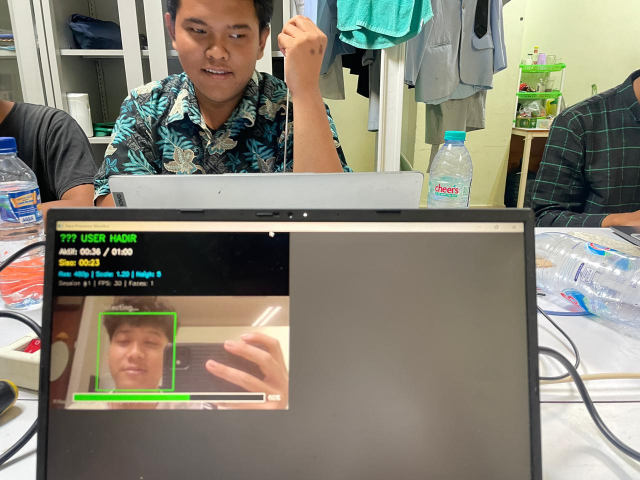
#> input picture WhatsApp Image 2025-11-12 at 17.54.42.jpeg, 1280 x 960 px, given in place of the camera (shown at 1/2 size)
$ python percobaan2.py
#> lines starting #> are read from the running program, lines starting #| are printed output that depends on the picture; after the words box and inside, x2 and y2 are one past the last pixel; in counts of white or black regions, pixels touching at a corner belong together
import cv2
import time
import math
from collections import deque
from datetime import datetime
import sys
import argparse

# Resolusi
RESOLUSI = [
    ("120p", (160, 120)),
    ("240p", (320, 240)),
    ("360p", (480, 360)),
    ("480p", (640, 480)),
    ("720p", (1280, 720)),
    ("1080p", (1920, 1080))
]

class AngleStabilizer:
    """Kelas untuk menstabilkan pembacaan sudut dengan moving average"""
    def __init__(self, window_size=10):
        self.window_size = window_size
        self.angles = deque(maxlen=window_size)

    def add_angle(self, angle):
        self.angles.append(angle)

    def get_stable_angle(self):
        if len(self.angles) == 0:
            return None
        sorted_angles = sorted(self.angles)
        mid = len(sorted_angles) // 2
        if len(sorted_angles) % 2 == 0:
            return (sorted_angles[mid-1] + sorted_angles[mid]) / 2
        return sorted_angles[mid]

    def reset(self):
        self.angles.clear()

class FacePresenceMonitor:
    """
    Monitor kehadiran wajah dengan fitur:
    - Target waktu monitoring: 1 menit (configurable)
    - Timeout jika user keluar > 10 detik (configurable)
    - Auto-reset jika timeout tercapai
    - Auto-close aplikasi jika target tercapai dan user masih ada
    - Kontrol runtime: R=resolusi, ↑↓=scaleFactor, ←→=minNeighbors
    """
    def __init__(self, target_duration=60, timeout_duration=10, res_index=3,
                 scaleFactor=1.2, minNeighbors=5):
#> in run, frame is the input picture: shape (960, 1280, 3); mean B, G, R 117.3, 131.6, 135.6
        self.target_duration = target_duration
        self.timeout_duration = timeout_duration
        self.res_index = res_index

        # Variabel monitoring
        self.total_active_time = 0.0
        self.session_start_time = None
        self.last_seen_time = None
        self.prev_time = None

        # Variabel deteksi (configurable)
        self.scaleFactor = scaleFactor
        self.minNeighbors = minNeighbors
        self.frame_count = 0
        self.stabilizers = []

        # Load cascades
        self.load_cascades()

        # Init camera
        self.init_camera()

        # Session info
        self.session_number = 1

        # Flag untuk target tercapai
        self.target_reached = False

    def load_cascades(self):
        face_path = cv2.data.haarcascades + "haarcascade_frontalface_default.xml"
        eye_path = cv2.data.haarcascades + "haarcascade_eye.xml"
        self.face_cascade = cv2.CascadeClassifier(face_path)
        self.eye_cascade = cv2.CascadeClassifier(eye_path)

        if self.face_cascade.empty() or self.eye_cascade.empty():
            raise RuntimeError("Gagal memuat Haar Cascade.")

        print("✓ Cascade classifiers loaded")

    def init_camera(self):
        name, (w, h) = RESOLUSI[self.res_index]
        self.cap = cv2.VideoCapture(0, cv2.CAP_DSHOW)
        self.cap.set(cv2.CAP_PROP_FRAME_WIDTH, w)
        self.cap.set(cv2.CAP_PROP_FRAME_HEIGHT, h)
        self.cap.set(cv2.CAP_PROP_FPS, 30)
        time.sleep(0.5)
        self.width, self.height = w, h
        self.res_name = name
        print(f"✓ Camera initialized at {name} ({w}x{h})")

    # [15 lines left out: function change_resolution, not called in this run]

    def calculate_angle(self, eye1, eye2):
        dx = eye2[0] - eye1[0]
        dy = eye2[1] - eye1[1]
        return math.degrees(math.atan2(dy, dx))

    def detect_faces(self, frame):
        """Deteksi wajah dan mata, return jumlah wajah terdeteksi"""
        gray = cv2.cvtColor(frame, cv2.COLOR_BGR2GRAY)
        gray = cv2.equalizeHist(gray)
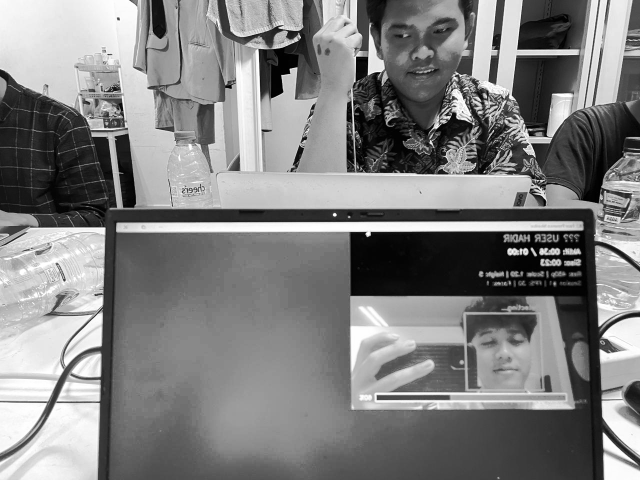
#> gray: shape (960, 1280) (shown at 1/2 size); min 0, max 255, mean 128.2

        faces = self.face_cascade.detectMultiScale(
            gray,
            scaleFactor=self.scaleFactor,
            minNeighbors=self.minNeighbors,
            minSize=(80, 80)
        )
#> faces = [[933, 629, 147, 147], [753, 14, 180, 180]]

        # Sync stabilizers
        while len(self.stabilizers) < len(faces):
            self.stabilizers.append(AngleStabilizer(8))
#> this loop made 2 passes
#> after the loop, self.stabilizers = 2 items

        for idx, (fx, fy, fw, fh) in enumerate(faces):
            # Draw face rectangle
            cv2.rectangle(frame, (fx, fy), (fx + fw, fy + fh), (0, 255, 0), 2)

            # ROI for eyes
            roi_y_start = fy
            roi_y_end = fy + int(fh * 0.6)
            roi_gray = gray[roi_y_start:roi_y_end, fx:fx+fw]
            roi_color = frame[roi_y_start:roi_y_end, fx:fx+fw]

            eyes = self.eye_cascade.detectMultiScale(
                roi_gray,
                scaleFactor=1.05,
                minNeighbors=7,
                minSize=(int(fw*0.15), int(fh*0.1)),
                maxSize=(int(fw*0.4), int(fh*0.3))
            )

            stable_angle = None

            if len(eyes) >= 2:
                eyes = sorted(eyes, key=lambda x: x[0])

                valid_eyes = [eyes[0]]
                for eye in eyes[1:]:
                    if eye[0] - valid_eyes[-1][0] > fw * 0.2:
                        valid_eyes.append(eye)
                        if len(valid_eyes) >= 2:
                            break

                if len(valid_eyes) >= 2:
                    eye1 = valid_eyes[0]
                    eye2 = valid_eyes[1]

                    eye1_center = (fx + eye1[0] + eye1[2]//2, roi_y_start + eye1[1] + eye1[3]//2)
                    eye2_center = (fx + eye2[0] + eye2[2]//2, roi_y_start + eye2[1] + eye2[3]//2)

                    cv2.circle(frame, eye1_center, 5, (255, 0, 0), -1)
                    cv2.circle(frame, eye2_center, 5, (255, 0, 0), -1)
                    cv2.line(frame, eye1_center, eye2_center, (255, 255, 0), 2)

                    raw_angle = self.calculate_angle(eye1_center, eye2_center)
                    self.stabilizers[idx].add_angle(raw_angle)
                    stable_angle = self.stabilizers[idx].get_stable_angle()

                    for eye in valid_eyes[:2]:
                        ex, ey, ew, eh = eye
                        cv2.rectangle(roi_color, (ex, ey), (ex + ew, ey + eh), (255, 0, 0), 2)

            # Display tilt info
            if stable_angle is not None:
                if abs(stable_angle) < 5:
                    tilt_status = "LURUS"
                    color = (0, 255, 0)
                elif stable_angle > 0:
                    tilt_status = f"KANAN {abs(stable_angle):.1f}°"
                    color = (0, 165, 255)
                else:
                    tilt_status = f"KIRI {abs(stable_angle):.1f}°"
                    color = (0, 165, 255)

                cv2.putText(frame, f"Tilt: {stable_angle:.1f}°", (fx, fy - 30),
                           cv2.FONT_HERSHEY_SIMPLEX, 0.6, (0, 255, 255), 2)
                cv2.putText(frame, tilt_status, (fx, fy - 10),
                           cv2.FONT_HERSHEY_SIMPLEX, 0.6, color, 2)
            else:
                cv2.putText(frame, "Detecting...", (fx, fy - 10),
                           cv2.FONT_HERSHEY_SIMPLEX, 0.6, (128, 128, 128), 2)
#> this loop made 2 passes
#> (fx, fy, fw, fh, roi_y_start, roi_y_end, eye1, eye2) on pass 1: (933, 629, 147, 147, 629, 717, [25, 36, 40, 40], [75, 32, 39, 39])
#> (fx, fy, fw, fh, roi_y_start, roi_y_end, eyes) on pass 2: (753, 14, 180, 180, 14, 122, [[26, 35, 44, 44]])
#> pass 1, in detect_faces, `roi_gray = gray[roi_y_start:roi_y_end, fx:fx+fw]`:
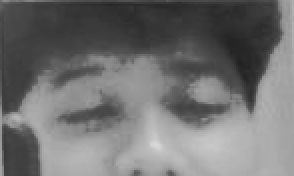
#> roi_gray: shape (88, 147) (shown 2 times larger); min 34, max 216, mean 112.9
#> pass 1, in detect_faces, `roi_color = frame[roi_y_start:roi_y_end, fx:fx+fw]`:
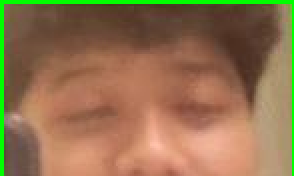
#> roi_color: shape (88, 147, 3) (shown 2 times larger); mean B, G, R 79.5, 114.5, 146.6
#> pass 2, in detect_faces, `roi_gray = gray[roi_y_start:roi_y_end, fx:fx+fw]`:
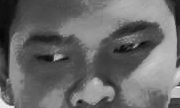
#> roi_gray: shape (108, 180); min 5, max 242, mean 104.9
#> pass 2, in detect_faces, `roi_color = frame[roi_y_start:roi_y_end, fx:fx+fw]`:
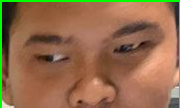
#> roi_color: shape (108, 180, 3); mean B, G, R 74.9, 108.1, 146.3
#> after the loop:
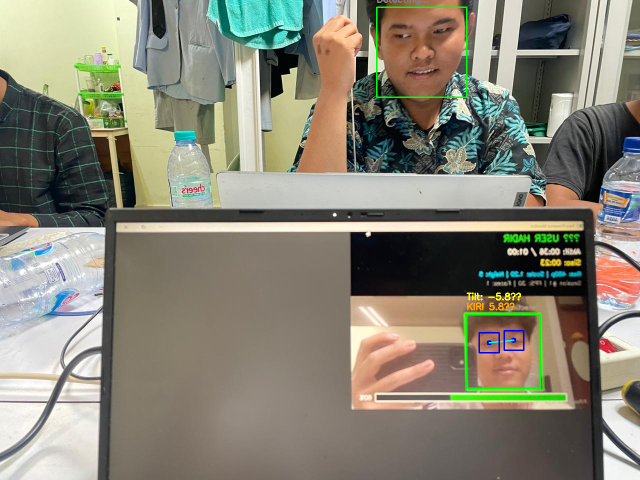
#> frame: shape (960, 1280, 3) (shown at 1/2 size); mean B, G, R 117.2, 132.1, 135.2
#> after the loop, raw_angle = -5.83; valid_eyes = [[25, 36, 40, 40], [75, 32, 39, 39]]

        if len(faces) < len(self.stabilizers):
            self.stabilizers = self.stabilizers[:len(faces)]

        return len(faces), frame

    # [41 lines left out: functions reset_session, close_application, not called in this run]

    def format_time(self, seconds):
        """Format detik ke MM:SS"""
        m = int(seconds // 60)
        s = int(seconds % 60)
        return f"{m:02d}:{s:02d}"

    def run(self):
        """Main loop monitoring"""
        print(f"\n{'='*60}")
        print(f"FACE PRESENCE MONITOR - SESSION #{self.session_number}")
        print(f"{'='*60}")
        print(f"Target waktu: {self.target_duration} detik ({self.target_duration//60} menit)")
        print(f"Timeout: {self.timeout_duration} detik")
        print(f"Resolusi: {self.res_name}")
        print(f"ScaleFactor: {self.scaleFactor:.2f}")
        print(f"MinNeighbors: {self.minNeighbors}")
        print(f"{'='*60}")
        print(f"⚠️  PERHATIAN: Aplikasi akan MENUTUP otomatis jika target tercapai dan user masih hadir!")
        print(f"\nKontrol Runtime:")
        print(f"  Q/ESC    : Keluar")
        print(f"  R        : Ubah Resolusi")
        print(f"  W/S      : ScaleFactor +/- 0.05")
        print(f"  A/D      : MinNeighbors +/- 1")
        print(f"  +/-      : ScaleFactor +/- 0.05 (alternatif)")
        print(f"  [ / ]    : MinNeighbors +/- 1 (alternatif)")
        print(f"  SPACE    : Reset Manual")
        print(f"{'='*60}\n")

        fps_time = time.time()
        fps_count = 0
        fps = 0

        while True:
            ret, frame = self.cap.read()
            if not ret:
                print("Error: Tidak dapat membaca frame dari kamera")
                break

            frame = cv2.flip(frame, 1)
            current_time = time.time()

            # Deteksi wajah
            num_faces, frame = self.detect_faces(frame)
#> num_faces = 2

            # Hitung FPS
            fps_count += 1
            if current_time - fps_time >= 1.0:
                fps = fps_count
                fps_count = 0
                fps_time = current_time

            # Logic monitoring
            if num_faces > 0:
                # User hadir
                if self.session_start_time is None:
                    self.session_start_time = current_time
                    self.prev_time = current_time
                    self.last_seen_time = current_time
                    print(f"[{datetime.now().strftime('%H:%M:%S')}] ✓ User terdeteksi - Mulai monitoring")
                else:
                    dt = current_time - self.prev_time
                    self.total_active_time += dt
                    self.prev_time = current_time
                    self.last_seen_time = current_time

                remaining = self.target_duration - self.total_active_time
                status = "✅ USER HADIR"
                status_color = (0, 255, 0)

                # Cek apakah target tercapai
                if self.total_active_time >= self.target_duration:
                    if not self.target_reached:
                        self.target_reached = True
                        self.close_application()

            else:
                # User tidak hadir
                if self.last_seen_time is not None:
                    elapsed = current_time - self.last_seen_time

                    if elapsed < self.timeout_duration:
                        # Masih dalam grace period
                        status = f"⏳ MENUNGGU ({int(elapsed)}s/{self.timeout_duration}s)"
                        status_color = (0, 165, 255)
                        remaining = self.target_duration - self.total_active_time
                    else:
                        # Timeout - Reset session
                        status = "❌ TIMEOUT - RESET"
                        status_color = (0, 0, 255)
                        remaining = self.target_duration

                        self.reset_session()
                        continue
                else:
                    status = "⏳ MENUNGGU USER"
                    status_color = (128, 128, 128)
                    remaining = self.target_duration

            # Display info pada frame
            # Status bar background
            cv2.rectangle(frame, (0, 0), (self.width, 180), (0, 0, 0), -1)

            # Status
            cv2.putText(frame, status, (10, 30),
                       cv2.FONT_HERSHEY_SIMPLEX, 0.8, status_color, 2)

            # Time info
            if self.session_start_time:
                time_info = f"Aktif: {self.format_time(self.total_active_time)} / {self.format_time(self.target_duration)}"
                remain_info = f"Sisa: {self.format_time(max(0, remaining))}"

                # Warning jika mendekati target
                if remaining <= 10 and remaining > 0:
                    warning_text = f"⚠️ CLOSING IN {int(remaining)}s ⚠️"
                    cv2.putText(frame, warning_text, (self.width//2 - 150, self.height - 80),
                               cv2.FONT_HERSHEY_SIMPLEX, 0.8, (0, 0, 255), 2)
            else:
                time_info = "Menunggu user..."
                remain_info = f"Target: {self.format_time(self.target_duration)}"

            cv2.putText(frame, time_info, (10, 65),
                       cv2.FONT_HERSHEY_SIMPLEX, 0.6, (255, 255, 255), 2)
            cv2.putText(frame, remain_info, (10, 95),
                       cv2.FONT_HERSHEY_SIMPLEX, 0.6, (0, 255, 255), 2)

            # Detection parameters
            cv2.putText(frame, f"Res: {self.res_name} | Scale: {self.scaleFactor:.2f} | Neigh: {self.minNeighbors}",
                       (10, 125), cv2.FONT_HERSHEY_SIMPLEX, 0.5, (255, 200, 0), 2)

            # Session & FPS info
            cv2.putText(frame, f"Session #{self.session_number} | FPS: {fps} | Faces: {num_faces}",
                       (10, 150), cv2.FONT_HERSHEY_SIMPLEX, 0.5, (200, 200, 200), 1)
#> frame: shape (960, 1280, 3); mean B, G, R 103.7, 116.6, 121.1

            # Controls hint
            cv2.putText(frame, "R:Res | W/S:Scale | A/D:Neigh | +/-:Scale | [/]:Neigh | SPACE:Reset | Q:Quit",
                       (10, self.height - 15), cv2.FONT_HERSHEY_SIMPLEX, 0.4, (180, 180, 180), 1)

            # Progress bar
            if self.session_start_time:
                progress = min(1.0, self.total_active_time / self.target_duration)
                bar_width = int(self.width * 0.8)
                bar_x = (self.width - bar_width) // 2
                bar_y = self.height - 40

                # Background bar
                cv2.rectangle(frame, (bar_x, bar_y), (bar_x + bar_width, bar_y + 20),
                             (50, 50, 50), -1)

                # Progress bar - merah jika hampir selesai
                if progress > 0.9:
                    bar_color = (0, 0, 255)  # Merah
                elif progress > 0.7:
                    bar_color = (0, 165, 255)  # Orange
                else:
                    bar_color = (0, 255, 0)  # Hijau

                cv2.rectangle(frame, (bar_x, bar_y),
                             (bar_x + int(bar_width * progress), bar_y + 20),
                             bar_color, -1)
#> frame: shape (960, 1280, 3); mean B, G, R 102.8, 115.6, 120
                # Border
                cv2.rectangle(frame, (bar_x, bar_y), (bar_x + bar_width, bar_y + 20),
                             (255, 255, 255), 2)
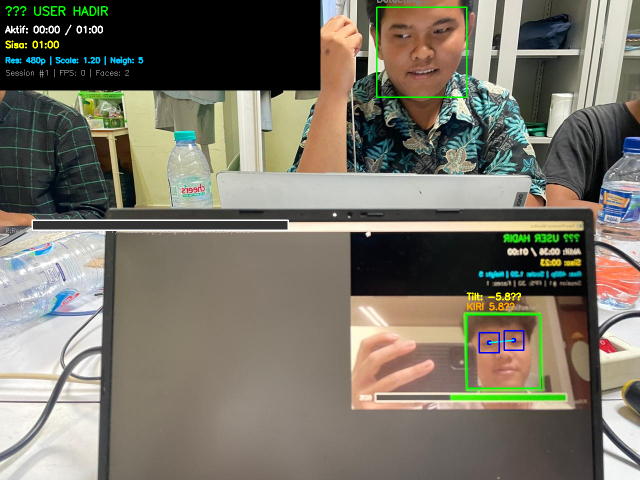
#> frame: shape (960, 1280, 3) (shown at 1/2 size); mean B, G, R 103.2, 116, 120.5

                # Percentage
                percent_text = f"{int(progress * 100)}%"
                cv2.putText(frame, percent_text,
                           (bar_x + bar_width + 10, bar_y + 15),
                           cv2.FONT_HERSHEY_SIMPLEX, 0.5, (255, 255, 255), 2)
#> frame: shape (960, 1280, 3); 0.02% of pixels changed, all inside (x1, y1, x2, y2) = (587, 444, 609, 457)

            # Show frame
            cv2.imshow('Face Presence Monitor', frame)

            # Console output (setiap 5 detik)
            if self.session_start_time and int(self.total_active_time) % 5 == 0 and self.total_active_time > 0:
                if not hasattr(self, '_last_print') or int(self.total_active_time) != self._last_print:
                    print(f"[{datetime.now().strftime('%H:%M:%S')}] "
                          f"Progress: {self.format_time(self.total_active_time)}/{self.format_time(self.target_duration)} "
                          f"({int(self.total_active_time/self.target_duration*100)}%)")
                    self._last_print = int(self.total_active_time)

            # Keyboard control
            key = cv2.waitKey(1) & 0xFF
#> (key q is pressed here)

            # Debug: print key code (uncomment untuk debugging)
            # if key != 255:
            #     print(f"Key pressed: {key}")

            if key == ord('q') or key == ord('Q') or key == 27:  # Q atau ESC
                print("\n[INFO] Program dihentikan oleh user")
                break

            elif key == ord('r') or key == ord('R'):  # R = Ubah Resolusi
                self.change_resolution()

            # Arrow keys - support multiple key codes
            elif key in [82, 0]:  # Arrow UP (82 di Windows, 0 di beberapa sistem)
                # Cek dengan waitKeyEx untuk special keys
                pass
            elif key == ord('w') or key == ord('W'):  # W = Increase scaleFactor
                old_scale = self.scaleFactor
                self.scaleFactor = round(min(self.scaleFactor + 0.05, 2.0), 2)
                print(f"[INFO] ScaleFactor: {old_scale:.2f} → {self.scaleFactor:.2f}")

            elif key == ord('s') or key == ord('S'):  # S = Decrease scaleFactor
                old_scale = self.scaleFactor
                self.scaleFactor = round(max(self.scaleFactor - 0.05, 1.01), 2)
                print(f"[INFO] ScaleFactor: {old_scale:.2f} → {self.scaleFactor:.2f}")

            elif key == ord('d') or key == ord('D'):  # D = Increase minNeighbors
                old_neigh = self.minNeighbors
                self.minNeighbors = min(self.minNeighbors + 1, 15)
                print(f"[INFO] MinNeighbors: {old_neigh} → {self.minNeighbors}")

            elif key == ord('a') or key == ord('A'):  # A = Decrease minNeighbors
                old_neigh = self.minNeighbors
                self.minNeighbors = max(self.minNeighbors - 1, 1)
                print(f"[INFO] MinNeighbors: {old_neigh} → {self.minNeighbors}")

            elif key == ord('+') or key == ord('='):  # + = Increase scaleFactor
                old_scale = self.scaleFactor
                self.scaleFactor = round(min(self.scaleFactor + 0.05, 2.0), 2)
                print(f"[INFO] ScaleFactor: {old_scale:.2f} → {self.scaleFactor:.2f}")

            elif key == ord('-') or key == ord('_'):  # - = Decrease scaleFactor
                old_scale = self.scaleFactor
                self.scaleFactor = round(max(self.scaleFactor - 0.05, 1.01), 2)
                print(f"[INFO] ScaleFactor: {old_scale:.2f} → {self.scaleFactor:.2f}")

            elif key == ord('[') or key == ord('{'):  # [ = Decrease minNeighbors
                old_neigh = self.minNeighbors
                self.minNeighbors = max(self.minNeighbors - 1, 1)
                print(f"[INFO] MinNeighbors: {old_neigh} → {self.minNeighbors}")

            elif key == ord(']') or key == ord('}'):  # ] = Increase minNeighbors
                old_neigh = self.minNeighbors
                self.minNeighbors = min(self.minNeighbors + 1, 15)
                print(f"[INFO] MinNeighbors: {old_neigh} → {self.minNeighbors}")

            elif key == 32:  # SPACE = Reset manual
                print(f"[INFO] Reset manual oleh user")
                self.reset_session()

        # Cleanup
        self.cap.release()
        cv2.destroyAllWindows()

        print("\n[INFO] Program selesai")
        print(f"Total session: {self.session_number}")

def main():
    # Parse command-line arguments
    parser = argparse.ArgumentParser(
        description='Face Presence Monitor - Monitor kehadiran user dengan auto-close',
        formatter_class=argparse.RawDescriptionHelpFormatter,
        epilog='''
Contoh penggunaan:
  python script.py                                    # Default settings
  python script.py -t 120 -o 15                       # Target 2 menit, timeout 15 detik
  python script.py -r 720p -s 1.3 -n 7                # 720p, scale 1.3, neighbors 7
  python script.py -t 30 -o 5 -r 1080p -s 1.15 -n 6   # Full custom

Resolusi tersedia: 120p, 240p, 360p, 480p, 720p, 1080p
        '''
    )

    parser.add_argument('-t', '--target', type=int, default=60,
                        help='Target waktu monitoring dalam detik (default: 60)')
    parser.add_argument('-o', '--timeout', type=int, default=10,
                        help='Timeout keluar dalam detik (default: 10)')
    parser.add_argument('-r', '--resolution', type=str, default='480p',
                        choices=['120p', '240p', '360p', '480p', '720p', '1080p'],
                        help='Resolusi kamera (default: 480p)')
    parser.add_argument('-s', '--scale', type=float, default=1.2,
                        help='ScaleFactor untuk deteksi (1.01-2.0, default: 1.2)')
    parser.add_argument('-n', '--neighbors', type=int, default=5,
                        help='MinNeighbors untuk deteksi (1-15, default: 5)')

    args = parser.parse_args()

    # Validasi input
    if args.scale < 1.01 or args.scale > 2.0:
        print("Error: ScaleFactor harus antara 1.01 dan 2.0")
        sys.exit(1)

    if args.neighbors < 1 or args.neighbors > 15:
        print("Error: MinNeighbors harus antara 1 dan 15")
        sys.exit(1)

    # Cari index resolusi
    res_names = [r[0] for r in RESOLUSI]
    res_index = res_names.index(args.resolution)

    # Print konfigurasi
    print("\n" + "="*60)
    print("FACE PRESENCE MONITOR - Console Version with CLI")
    print("="*60)
    print(f"Konfigurasi:")
    print(f"  Target waktu    : {args.target} detik ({args.target//60} menit {args.target%60} detik)")
    print(f"  Timeout         : {args.timeout} detik")
    print(f"  Resolusi        : {args.resolution}")
    print(f"  ScaleFactor     : {args.scale:.2f}")
    print(f"  MinNeighbors    : {args.neighbors}")
    print("="*60)
    print("⚠️  APLIKASI AKAN MENUTUP jika target tercapai dan user masih hadir!")
    print("="*60 + "\n")

    try:
        monitor = FacePresenceMonitor(
            target_duration=args.target,
            timeout_duration=args.timeout,
            res_index=res_index,
            scaleFactor=args.scale,
            minNeighbors=args.neighbors
        )
        monitor.run()
    except KeyboardInterrupt:
        print("\n[INFO] Program dihentikan (Ctrl+C)")
    except Exception as e:
        print(f"\n[ERROR] {e}")
        import traceback
        traceback.print_exc()

if __name__ == "__main__":
    main()
